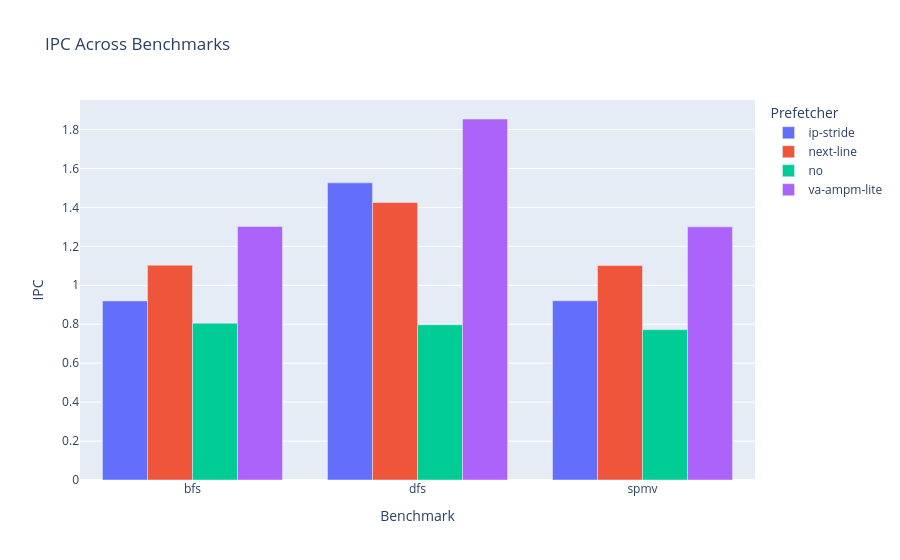
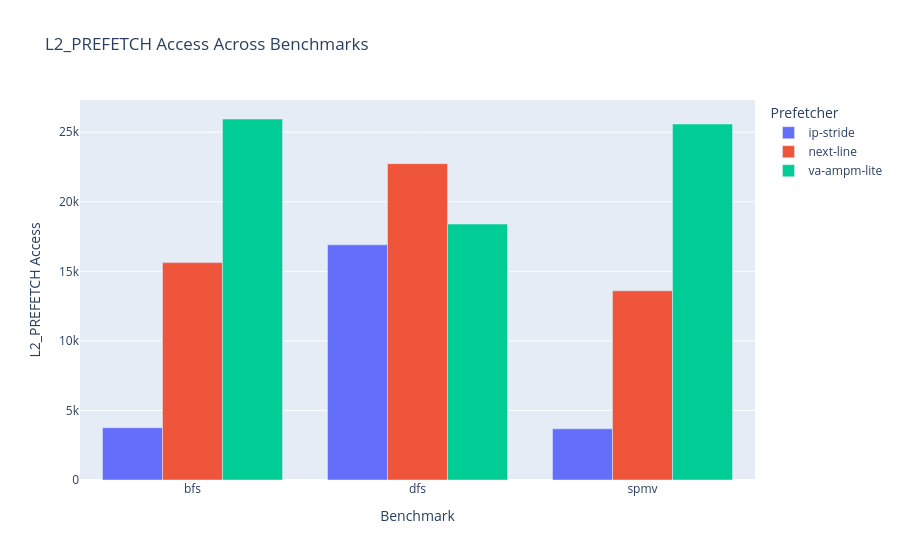
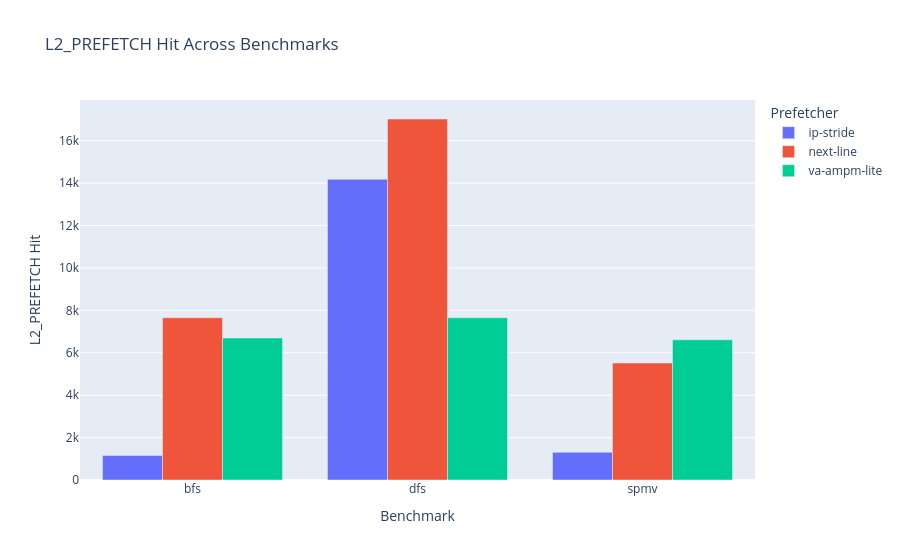
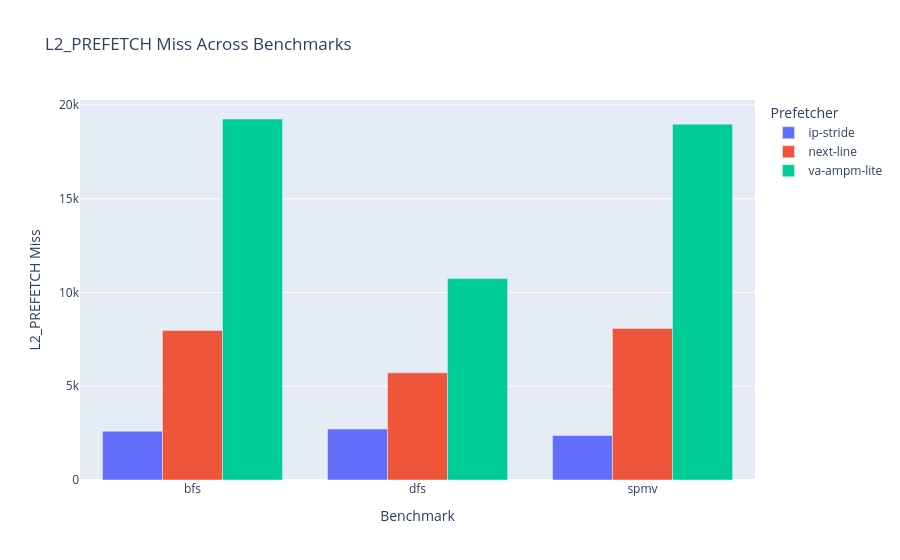

Notebook code cell kept with these figures, in order:
### Code cell
import plotly.express as px

metrics = df_long['Metric'].unique()

for metric in metrics:
    df_metric = df_long[df_long['Metric'] == metric]

    if "PREFETCH" in metric.upper():
        df_metric = df_metric[df_metric["Prefetcher"] != "no"]
    
    fig = px.bar(
        df_metric, 
        x="Benchmark", 
        y="Value", 
        color="Prefetcher", 
        barmode="group", 
        title=f"{metric} Across Benchmarks",
        labels={"Value": metric, "Benchmark": "Benchmark", "Prefetcher": "Prefetcher"}
    )

    if not df_metric.empty:
        fig.show()

### Figure 1 — Plotly figure (JSON) as saved in the notebook; plotly's stock layout.template omitted (floating-point values rounded to 4 significant figures)
{"data": [{"alignmentgroup": "True", "hovertemplate": "Prefetcher=ip-stride<br>Benchmark=%{x}<br>IPC=%{y}<extra></extra>", "legendgroup": "ip-stride", "marker": {"color": "#636efa", "pattern": {"shape": ""}}, "name": "ip-stride", "offsetgroup": "ip-stride", "orientation": "v", "showlegend": true, "textposition": "auto", "type": "bar", "x": ["bfs", "dfs", "spmv"], "xaxis": "x", "y": [0.9198, 1.526, 0.9203], "yaxis": "y"}, {"alignmentgroup": "True", "hovertemplate": "Prefetcher=next-line<br>Benchmark=%{x}<br>IPC=%{y}<extra></extra>", "legendgroup": "next-line", "marker": {"color": "#EF553B", "pattern": {"shape": ""}}, "name": "next-line", "offsetgroup": "next-line", "orientation": "v", "showlegend": true, "textposition": "auto", "type": "bar", "x": ["bfs", "dfs", "spmv"], "xaxis": "x", "y": [1.103, 1.425, 1.101], "yaxis": "y"}, {"alignmentgroup": "True", "hovertemplate": "Prefetcher=no<br>Benchmark=%{x}<br>IPC=%{y}<extra></extra>", "legendgroup": "no", "marker": {"color": "#00cc96", "pattern": {"shape": ""}}, "name": "no", "offsetgroup": "no", "orientation": "v", "showlegend": true, "textposition": "auto", "type": "bar", "x": ["bfs", "dfs", "spmv"], "xaxis": "x", "y": [0.805, 0.7971, 0.772], "yaxis": "y"}, {"alignmentgroup": "True", "hovertemplate": "Prefetcher=va-ampm-lite<br>Benchmark=%{x}<br>IPC=%{y}<extra></extra>", "legendgroup": "va-ampm-lite", "marker": {"color": "#ab63fa", "pattern": {"shape": ""}}, "name": "va-ampm-lite", "offsetgroup": "va-ampm-lite", "orientation": "v", "showlegend": true, "textposition": "auto", "type": "bar", "x": ["bfs", "dfs", "spmv"], "xaxis": "x", "y": [1.302, 1.854, 1.3], "yaxis": "y"}], "layout": {"barmode": "group", "legend": {"title": {"text": "Prefetcher"}, "tracegroupgap": 0}, "title": {"text": "IPC Across Benchmarks"}, "xaxis": {"anchor": "y", "domain": [0, 1], "title": {"text": "Benchmark"}}, "yaxis": {"anchor": "x", "domain": [0, 1], "title": {"text": "IPC"}}}}

### Figure 2 — Plotly figure (JSON) as saved in the notebook; plotly's stock layout.template omitted (floating-point values rounded to 4 significant figures)
{"data": [{"alignmentgroup": "True", "hovertemplate": "Prefetcher=ip-stride<br>Benchmark=%{x}<br>L2_PREFETCH Access=%{y}<extra></extra>", "legendgroup": "ip-stride", "marker": {"color": "#636efa", "pattern": {"shape": ""}}, "name": "ip-stride", "offsetgroup": "ip-stride", "orientation": "v", "showlegend": true, "textposition": "auto", "type": "bar", "x": ["bfs", "dfs", "spmv"], "xaxis": "x", "y": [3758.0, 16900.0, 3681.0], "yaxis": "y"}, {"alignmentgroup": "True", "hovertemplate": "Prefetcher=next-line<br>Benchmark=%{x}<br>L2_PREFETCH Access=%{y}<extra></extra>", "legendgroup": "next-line", "marker": {"color": "#EF553B", "pattern": {"shape": ""}}, "name": "next-line", "offsetgroup": "next-line", "orientation": "v", "showlegend": true, "textposition": "auto", "type": "bar", "x": ["bfs", "dfs", "spmv"], "xaxis": "x", "y": [15630.0, 22740.0, 13600.0], "yaxis": "y"}, {"alignmentgroup": "True", "hovertemplate": "Prefetcher=va-ampm-lite<br>Benchmark=%{x}<br>L2_PREFETCH Access=%{y}<extra></extra>", "legendgroup": "va-ampm-lite", "marker": {"color": "#00cc96", "pattern": {"shape": ""}}, "name": "va-ampm-lite", "offsetgroup": "va-ampm-lite", "orientation": "v", "showlegend": true, "textposition": "auto", "type": "bar", "x": ["bfs", "dfs", "spmv"], "xaxis": "x", "y": [25950.0, 18400.0, 25590.0], "yaxis": "y"}], "layout": {"barmode": "group", "legend": {"title": {"text": "Prefetcher"}, "tracegroupgap": 0}, "title": {"text": "L2_PREFETCH Access Across Benchmarks"}, "xaxis": {"anchor": "y", "domain": [0, 1], "title": {"text": "Benchmark"}}, "yaxis": {"anchor": "x", "domain": [0, 1], "title": {"text": "L2_PREFETCH Access"}}}}

### Figure 3 — Plotly figure (JSON) as saved in the notebook; plotly's stock layout.template omitted (floating-point values rounded to 4 significant figures)
{"data": [{"alignmentgroup": "True", "hovertemplate": "Prefetcher=ip-stride<br>Benchmark=%{x}<br>L2_PREFETCH Hit=%{y}<extra></extra>", "legendgroup": "ip-stride", "marker": {"color": "#636efa", "pattern": {"shape": ""}}, "name": "ip-stride", "offsetgroup": "ip-stride", "orientation": "v", "showlegend": true, "textposition": "auto", "type": "bar", "x": ["bfs", "dfs", "spmv"], "xaxis": "x", "y": [1156.0, 14180.0, 1306.0], "yaxis": "y"}, {"alignmentgroup": "True", "hovertemplate": "Prefetcher=next-line<br>Benchmark=%{x}<br>L2_PREFETCH Hit=%{y}<extra></extra>", "legendgroup": "next-line", "marker": {"color": "#EF553B", "pattern": {"shape": ""}}, "name": "next-line", "offsetgroup": "next-line", "orientation": "v", "showlegend": true, "textposition": "auto", "type": "bar", "x": ["bfs", "dfs", "spmv"], "xaxis": "x", "y": [7654.0, 17030.0, 5517.0], "yaxis": "y"}, {"alignmentgroup": "True", "hovertemplate": "Prefetcher=va-ampm-lite<br>Benchmark=%{x}<br>L2_PREFETCH Hit=%{y}<extra></extra>", "legendgroup": "va-ampm-lite", "marker": {"color": "#00cc96", "pattern": {"shape": ""}}, "name": "va-ampm-lite", "offsetgroup": "va-ampm-lite", "orientation": "v", "showlegend": true, "textposition": "auto", "type": "bar", "x": ["bfs", "dfs", "spmv"], "xaxis": "x", "y": [6697.0, 7654.0, 6611.0], "yaxis": "y"}], "layout": {"barmode": "group", "legend": {"title": {"text": "Prefetcher"}, "tracegroupgap": 0}, "title": {"text": "L2_PREFETCH Hit Across Benchmarks"}, "xaxis": {"anchor": "y", "domain": [0, 1], "title": {"text": "Benchmark"}}, "yaxis": {"anchor": "x", "domain": [0, 1], "title": {"text": "L2_PREFETCH Hit"}}}}

### Figure 4 — Plotly figure (JSON) as saved in the notebook; plotly's stock layout.template omitted (floating-point values rounded to 4 significant figures)
{"data": [{"alignmentgroup": "True", "hovertemplate": "Prefetcher=ip-stride<br>Benchmark=%{x}<br>L2_PREFETCH Miss=%{y}<extra></extra>", "legendgroup": "ip-stride", "marker": {"color": "#636efa", "pattern": {"shape": ""}}, "name": "ip-stride", "offsetgroup": "ip-stride", "orientation": "v", "showlegend": true, "textposition": "auto", "type": "bar", "x": ["bfs", "dfs", "spmv"], "xaxis": "x", "y": [2602.0, 2721.0, 2375.0], "yaxis": "y"}, {"alignmentgroup": "True", "hovertemplate": "Prefetcher=next-line<br>Benchmark=%{x}<br>L2_PREFETCH Miss=%{y}<extra></extra>", "legendgroup": "next-line", "marker": {"color": "#EF553B", "pattern": {"shape": ""}}, "name": "next-line", "offsetgroup": "next-line", "orientation": "v", "showlegend": true, "textposition": "auto", "type": "bar", "x": ["bfs", "dfs", "spmv"], "xaxis": "x", "y": [7973.0, 5716.0, 8085.0], "yaxis": "y"}, {"alignmentgroup": "True", "hovertemplate": "Prefetcher=va-ampm-lite<br>Benchmark=%{x}<br>L2_PREFETCH Miss=%{y}<extra></extra>", "legendgroup": "va-ampm-lite", "marker": {"color": "#00cc96", "pattern": {"shape": ""}}, "name": "va-ampm-lite", "offsetgroup": "va-ampm-lite", "orientation": "v", "showlegend": true, "textposition": "auto", "type": "bar", "x": ["bfs", "dfs", "spmv"], "xaxis": "x", "y": [19250.0, 10750.0, 18980.0], "yaxis": "y"}], "layout": {"barmode": "group", "legend": {"title": {"text": "Prefetcher"}, "tracegroupgap": 0}, "title": {"text": "L2_PREFETCH Miss Across Benchmarks"}, "xaxis": {"anchor": "y", "domain": [0, 1], "title": {"text": "Benchmark"}}, "yaxis": {"anchor": "x", "domain": [0, 1], "title": {"text": "L2_PREFETCH Miss"}}}}
